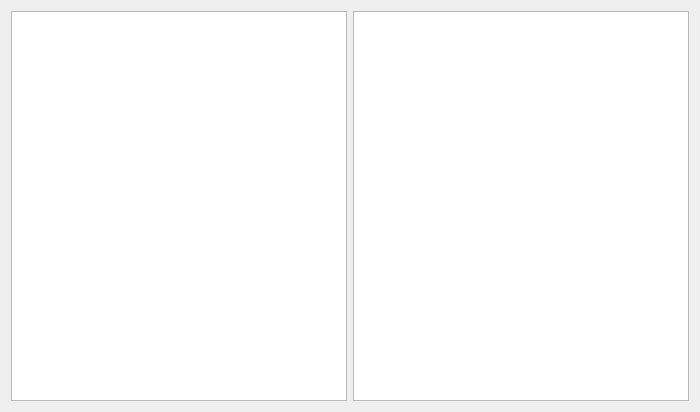
<?xml version="1.0" encoding="UTF-8"?>
<ui version="4.0">
 <class>CompareTab</class>
 <widget class="QWidget" name="CompareTab">
  <property name="geometry">
   <rect>
    <x>0</x>
    <y>0</y>
    <width>700</width>
    <height>412</height>
   </rect>
  </property>
  <property name="windowTitle">
   <string>Form</string>
  </property>
  <layout class="QHBoxLayout" name="horizontalLayout">
   <item>
    <widget class="QListWidget" name="listWidget">
     <property name="sizePolicy">
      <sizepolicy hsizetype="MinimumExpanding" vsizetype="Expanding">
       <horstretch>0</horstretch>
       <verstretch>0</verstretch>
      </sizepolicy>
     </property>
     <property name="minimumSize">
      <size>
       <width>50</width>
       <height>0</height>
      </size>
     </property>
     <property name="baseSize">
      <size>
       <width>50</width>
       <height>0</height>
      </size>
     </property>
    </widget>
   </item>
   <item>
    <widget class="QGraphicsView" name="graphicsView">
     <property name="sizePolicy">
      <sizepolicy hsizetype="Expanding" vsizetype="Expanding">
       <horstretch>0</horstretch>
       <verstretch>0</verstretch>
      </sizepolicy>
     </property>
    </widget>
   </item>
  </layout>
 </widget>
 <resources/>
 <connections/>
</ui>
